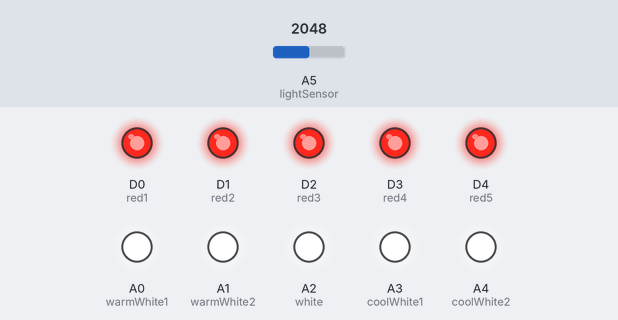
Bench run of a sketch on a simulated Particle Photon. Parts: output pins drawn as LEDs (lit = HIGH). The test bench sets the inputs (shaded band); at power-on: A5 (lightSensor) = 2048. Pins used as bus, display or sensor lines are not drawn.

Above: at 0.1 s.
Timing chart, 0 to 1.6 s (numbered marks = the images above):
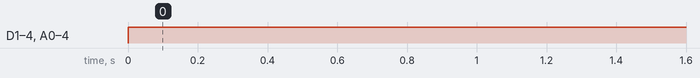

Measured:
- by itself, D1 (red2), D2 (red3), D3 (red4), D4 (red5), A0 (warmWhite1), A1 (warmWhite2), A2 (white), A3 (coolWhite1), A4 (coolWhite2): LOW → HIGH at 0.00 s

The sketch:

firmware.ino
```cpp
//Firmware for Sarah Busch and Emily Wolfe's IoT Smart Lamp
//using a Particle Photon dev board
//Written by Sarah Rosanna Busch in October 2016

const int red1 = D0; //five pins control the red leds
const int red2 = D1;
const int red3 = D2;
const int red4 = D3;
const int red5 = D4;
const int warmWhite1 = A0; //two pins have warm white leds
const int warmWhite2 = A1;
const int white = A2; //one warm one cool
const int coolWhite1 = A3; //two pins have cool white leds
const int coolWhite2 = A4;

const int lightSensor = A5; //photoresistor
const int sensorPower = A6; //power to photoresistor

int analogLight; //to store the value read on A6

Timer checkLight(60000, readLight); //when in auto mode the sensor will periodically check the light level

bool automated = true; //this will be set from the webpage

void setup()
{
    pinMode(red1, OUTPUT);
    pinMode(red2, OUTPUT);
    pinMode(red3, OUTPUT);
    pinMode(red4, OUTPUT);
    pinMode(red5, OUTPUT);
    pinMode(warmWhite1, OUTPUT);
    pinMode(warmWhite2, OUTPUT);
    pinMode(white, OUTPUT);
    pinMode(coolWhite1, OUTPUT);
    pinMode(coolWhite2, OUTPUT);

    //ensure all LEDs are off to start
    digitalWrite(red1, LOW);
    digitalWrite(red2, LOW);
    digitalWrite(red3, LOW);
    digitalWrite(red4, LOW);
    digitalWrite(red5, LOW);
    digitalWrite(warmWhite1, LOW);
    digitalWrite(warmWhite2, LOW);
    digitalWrite(white, LOW);
    digitalWrite(coolWhite1, LOW);
    digitalWrite(coolWhite2, LOW);

    //declaration of Particle.function()s to be accessed from the cloud
    //requesting "day" runs dayLight() from this app
    Particle.function("day", dayLight);
    Particle.function("warm", warmLight);
    Particle.function("evening", eveningLight);
    Particle.function("night", nightLight);
    Particle.function("off", lampOff);

    //light sensor
    pinMode(lightSensor, INPUT); //reads analog value on pin A5
    pinMode(sensorPower, OUTPUT); //provides constant voltage to A6

    //digitalWrite(sensorPower, LOW); //make sure photoresistor is not powered on startup

    //declaration of Particle.variable()s that can be accessed from the cloud
    //requesting "lightLevel" references 'analogLight' in this app
    Particle.variable("lightLevel", &analogLight, INT);

    checkLight.start(); //check light level periodically
}

void loop()
{
    if(automated)
    {
        if(analogLight < 100)
            dayLight(""); //Particle.function forces me to give an arg :(
        else
            nightLight("");
    }
}

void readLight() //has to be a void for the Timer class to call it
{
    //turn on power to the photoresistor
    digitalWrite(sensorPower, HIGH);
    delay(100);

    //get the analog value of the photoresistor
    analogLight = analogRead(lightSensor);
    delay(100);

    //turn power to photoresistor off
    digitalWrite(sensorPower, LOW);
    delay(100);
}

//Particle.functions must take a string as an argument and return an integer
int dayLight(String command)
{
    digitalWrite(red1, HIGH);
    digitalWrite(red2, HIGH);
    digitalWrite(red3, HIGH);
    digitalWrite(red4, HIGH);
    digitalWrite(red5, HIGH);
    digitalWrite(warmWhite1, HIGH);
    digitalWrite(warmWhite2, HIGH);
    digitalWrite(white, HIGH);
    digitalWrite(coolWhite1, HIGH);
    digitalWrite(coolWhite2, HIGH);

    return 1;
}

int warmLight(String command) //cool whites turn off
{
    digitalWrite(red1, HIGH);
    digitalWrite(red2, HIGH);
    digitalWrite(red3, HIGH);
    digitalWrite(red4, HIGH);
    digitalWrite(red5, HIGH);
    digitalWrite(warmWhite1, HIGH);
    digitalWrite(warmWhite2, HIGH);
    digitalWrite(white, LOW);
    digitalWrite(coolWhite1, LOW);
    digitalWrite(coolWhite2, LOW);

    return 1;
}

int eveningLight(String command) //all whites are off
{
    digitalWrite(red1, HIGH);
    digitalWrite(red2, HIGH);
    digitalWrite(red3, HIGH);
    digitalWrite(red4, HIGH);
    digitalWrite(red5, HIGH);
    digitalWrite(warmWhite1, LOW);
    digitalWrite(warmWhite2, LOW);
    digitalWrite(white, LOW);
    digitalWrite(coolWhite1, LOW);
    digitalWrite(coolWhite2, LOW);

    return 1;
}

int nightLight(String command) //just a couple reds are on
{
    digitalWrite(red1, HIGH);
    digitalWrite(red2, HIGH);
    digitalWrite(red3, HIGH);
    digitalWrite(red4, LOW);
    digitalWrite(red5, LOW);
    digitalWrite(warmWhite1, LOW);
    digitalWrite(warmWhite2, LOW);
    digitalWrite(white, LOW);
    digitalWrite(coolWhite1, LOW);
    digitalWrite(coolWhite2, LOW);

    return 1;
}

int lampOff(String command)
{
    digitalWrite(red1, LOW);
    digitalWrite(red2, LOW);
    digitalWrite(red3, LOW);
    digitalWrite(red4, LOW);
    digitalWrite(red5, LOW);
    digitalWrite(warmWhite1, LOW);
    digitalWrite(warmWhite2, LOW);
    digitalWrite(white, LOW);
    digitalWrite(coolWhite1, LOW);
    digitalWrite(coolWhite2, LOW);

    return 1;
}
```
